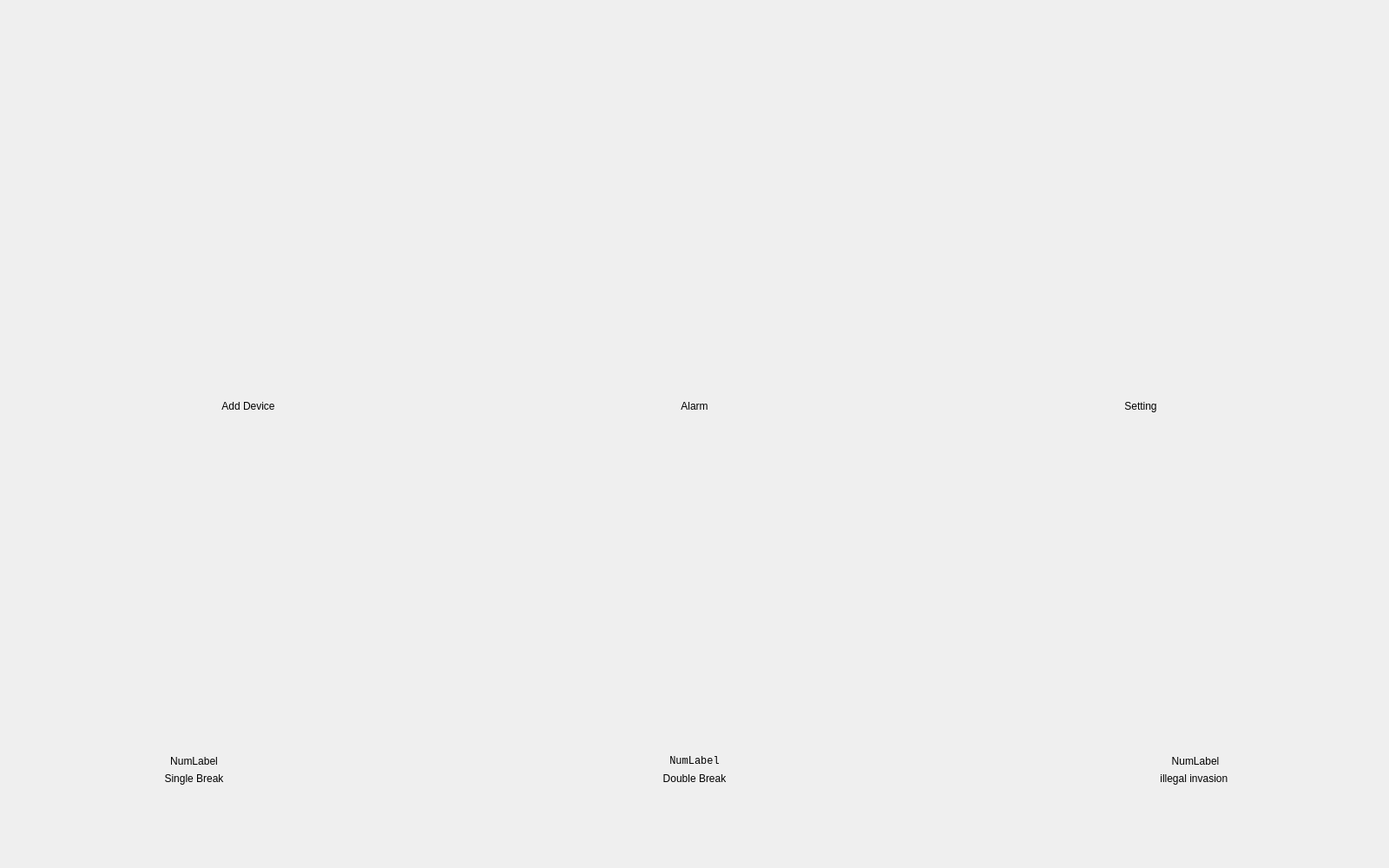
<?xml version="1.0" encoding="UTF-8"?>
<ui version="4.0">
 <class>home</class>
 <widget class="QWidget" name="home">
  <property name="geometry">
   <rect>
    <x>0</x>
    <y>0</y>
    <width>1600</width>
    <height>1000</height>
   </rect>
  </property>
  <property name="windowTitle">
   <string>Form</string>
  </property>
  <layout class="QGridLayout" name="gridLayout_4">
   <item row="0" column="0">
    <layout class="QVBoxLayout" name="verticalLayout_2">
     <item>
      <spacer name="verticalSpacer_2">
       <property name="orientation">
        <enum>Qt::Vertical</enum>
       </property>
       <property name="sizeHint" stdset="0">
        <size>
         <width>20</width>
         <height>40</height>
        </size>
       </property>
      </spacer>
     </item>
     <item>
      <layout class="QHBoxLayout" name="horizontalLayout_2">
       <item>
        <spacer name="horizontalSpacer_3">
         <property name="orientation">
          <enum>Qt::Horizontal</enum>
         </property>
         <property name="sizeHint" stdset="0">
          <size>
           <width>40</width>
           <height>20</height>
          </size>
         </property>
        </spacer>
       </item>
       <item>
        <layout class="QVBoxLayout" name="verticalLayout">
         <property name="leftMargin">
          <number>20</number>
         </property>
         <property name="topMargin">
          <number>20</number>
         </property>
         <property name="rightMargin">
          <number>20</number>
         </property>
         <property name="bottomMargin">
          <number>20</number>
         </property>
         <item>
          <layout class="QHBoxLayout" name="horizontalLayout">
           <item>
            <widget class="QWidget" name="alarmWidget" native="true">
             <property name="sizePolicy">
              <sizepolicy hsizetype="Expanding" vsizetype="Expanding">
               <horstretch>1</horstretch>
               <verstretch>1</verstretch>
              </sizepolicy>
             </property>
             <property name="minimumSize">
              <size>
               <width>480</width>
               <height>400</height>
              </size>
             </property>
             <layout class="QGridLayout" name="gridLayout">
              <item row="0" column="0">
               <layout class="QVBoxLayout" name="verticalLayout_9">
                <item>
                 <layout class="QVBoxLayout" name="verticalLayout_8">
                  <item>
                   <spacer name="verticalSpacer_6">
                    <property name="orientation">
                     <enum>Qt::Vertical</enum>
                    </property>
                    <property name="sizeHint" stdset="0">
                     <size>
                      <width>20</width>
                      <height>104</height>
                     </size>
                    </property>
                   </spacer>
                  </item>
                  <item>
                   <layout class="QHBoxLayout" name="horizontalLayout_5">
                    <item>
                     <spacer name="horizontalSpacer_17">
                      <property name="orientation">
                       <enum>Qt::Horizontal</enum>
                      </property>
                      <property name="sizeHint" stdset="0">
                       <size>
                        <width>40</width>
                        <height>20</height>
                       </size>
                      </property>
                     </spacer>
                    </item>
                    <item>
                     <widget class="QToolButton" name="addBtn">
                      <property name="sizePolicy">
                       <sizepolicy hsizetype="Preferred" vsizetype="Minimum">
                        <horstretch>0</horstretch>
                        <verstretch>0</verstretch>
                       </sizepolicy>
                      </property>
                      <property name="minimumSize">
                       <size>
                        <width>140</width>
                        <height>140</height>
                       </size>
                      </property>
                      <property name="maximumSize">
                       <size>
                        <width>280</width>
                        <height>280</height>
                       </size>
                      </property>
                      <property name="text">
                       <string/>
                      </property>
                      <property name="iconSize">
                       <size>
                        <width>128</width>
                        <height>128</height>
                       </size>
                      </property>
                      <property name="autoRaise">
                       <bool>true</bool>
                      </property>
                     </widget>
                    </item>
                    <item>
                     <spacer name="horizontalSpacer_18">
                      <property name="orientation">
                       <enum>Qt::Horizontal</enum>
                      </property>
                      <property name="sizeHint" stdset="0">
                       <size>
                        <width>40</width>
                        <height>20</height>
                       </size>
                      </property>
                     </spacer>
                    </item>
                   </layout>
                  </item>
                  <item>
                   <spacer name="verticalSpacer_7">
                    <property name="orientation">
                     <enum>Qt::Vertical</enum>
                    </property>
                    <property name="sizeHint" stdset="0">
                     <size>
                      <width>20</width>
                      <height>104</height>
                     </size>
                    </property>
                   </spacer>
                  </item>
                 </layout>
                </item>
                <item>
                 <layout class="QHBoxLayout" name="horizontalLayout_11">
                  <item>
                   <spacer name="horizontalSpacer_13">
                    <property name="orientation">
                     <enum>Qt::Horizontal</enum>
                    </property>
                    <property name="sizeHint" stdset="0">
                     <size>
                      <width>40</width>
                      <height>20</height>
                     </size>
                    </property>
                   </spacer>
                  </item>
                  <item>
                   <widget class="QLabel" name="label">
                    <property name="text">
                     <string>Add Device</string>
                    </property>
                    <property name="alignment">
                     <set>Qt::AlignCenter</set>
                    </property>
                   </widget>
                  </item>
                  <item>
                   <spacer name="horizontalSpacer_14">
                    <property name="orientation">
                     <enum>Qt::Horizontal</enum>
                    </property>
                    <property name="sizeHint" stdset="0">
                     <size>
                      <width>40</width>
                      <height>20</height>
                     </size>
                    </property>
                   </spacer>
                  </item>
                 </layout>
                </item>
               </layout>
              </item>
             </layout>
            </widget>
           </item>
           <item>
            <spacer name="horizontalSpacer">
             <property name="orientation">
              <enum>Qt::Horizontal</enum>
             </property>
             <property name="sizeHint" stdset="0">
              <size>
               <width>40</width>
               <height>20</height>
              </size>
             </property>
            </spacer>
           </item>
           <item>
            <widget class="QWidget" name="deviceWidget" native="true">
             <property name="sizePolicy">
              <sizepolicy hsizetype="Expanding" vsizetype="Expanding">
               <horstretch>1</horstretch>
               <verstretch>1</verstretch>
              </sizepolicy>
             </property>
             <property name="minimumSize">
              <size>
               <width>480</width>
               <height>400</height>
              </size>
             </property>
             <layout class="QGridLayout" name="gridLayout_2">
              <item row="0" column="0">
               <layout class="QVBoxLayout" name="verticalLayout_10">
                <item>
                 <layout class="QVBoxLayout" name="verticalLayout_5">
                  <item>
                   <spacer name="verticalSpacer_8">
                    <property name="orientation">
                     <enum>Qt::Vertical</enum>
                    </property>
                    <property name="sizeHint" stdset="0">
                     <size>
                      <width>20</width>
                      <height>40</height>
                     </size>
                    </property>
                   </spacer>
                  </item>
                  <item>
                   <layout class="QHBoxLayout" name="horizontalLayout_6">
                    <item>
                     <spacer name="horizontalSpacer_19">
                      <property name="orientation">
                       <enum>Qt::Horizontal</enum>
                      </property>
                      <property name="sizeHint" stdset="0">
                       <size>
                        <width>40</width>
                        <height>20</height>
                       </size>
                      </property>
                     </spacer>
                    </item>
                    <item>
                     <widget class="QToolButton" name="alarmBtn">
                      <property name="sizePolicy">
                       <sizepolicy hsizetype="Preferred" vsizetype="Preferred">
                        <horstretch>0</horstretch>
                        <verstretch>0</verstretch>
                       </sizepolicy>
                      </property>
                      <property name="minimumSize">
                       <size>
                        <width>140</width>
                        <height>140</height>
                       </size>
                      </property>
                      <property name="maximumSize">
                       <size>
                        <width>280</width>
                        <height>280</height>
                       </size>
                      </property>
                      <property name="text">
                       <string/>
                      </property>
                      <property name="iconSize">
                       <size>
                        <width>128</width>
                        <height>128</height>
                       </size>
                      </property>
                      <property name="autoRaise">
                       <bool>true</bool>
                      </property>
                     </widget>
                    </item>
                    <item>
                     <spacer name="horizontalSpacer_20">
                      <property name="orientation">
                       <enum>Qt::Horizontal</enum>
                      </property>
                      <property name="sizeHint" stdset="0">
                       <size>
                        <width>40</width>
                        <height>20</height>
                       </size>
                      </property>
                     </spacer>
                    </item>
                   </layout>
                  </item>
                  <item>
                   <spacer name="verticalSpacer_9">
                    <property name="orientation">
                     <enum>Qt::Vertical</enum>
                    </property>
                    <property name="sizeHint" stdset="0">
                     <size>
                      <width>20</width>
                      <height>40</height>
                     </size>
                    </property>
                   </spacer>
                  </item>
                 </layout>
                </item>
                <item>
                 <layout class="QHBoxLayout" name="horizontalLayout_12">
                  <item>
                   <spacer name="horizontalSpacer_33">
                    <property name="orientation">
                     <enum>Qt::Horizontal</enum>
                    </property>
                    <property name="sizeHint" stdset="0">
                     <size>
                      <width>40</width>
                      <height>20</height>
                     </size>
                    </property>
                   </spacer>
                  </item>
                  <item>
                   <widget class="QLabel" name="label_2">
                    <property name="text">
                     <string>Alarm</string>
                    </property>
                    <property name="alignment">
                     <set>Qt::AlignCenter</set>
                    </property>
                   </widget>
                  </item>
                  <item>
                   <spacer name="horizontalSpacer_34">
                    <property name="orientation">
                     <enum>Qt::Horizontal</enum>
                    </property>
                    <property name="sizeHint" stdset="0">
                     <size>
                      <width>40</width>
                      <height>20</height>
                     </size>
                    </property>
                   </spacer>
                  </item>
                 </layout>
                </item>
               </layout>
              </item>
             </layout>
            </widget>
           </item>
           <item>
            <spacer name="horizontalSpacer_2">
             <property name="orientation">
              <enum>Qt::Horizontal</enum>
             </property>
             <property name="sizeHint" stdset="0">
              <size>
               <width>40</width>
               <height>20</height>
              </size>
             </property>
            </spacer>
           </item>
           <item>
            <widget class="QWidget" name="settingWidget" native="true">
             <property name="sizePolicy">
              <sizepolicy hsizetype="Expanding" vsizetype="Expanding">
               <horstretch>1</horstretch>
               <verstretch>1</verstretch>
              </sizepolicy>
             </property>
             <property name="minimumSize">
              <size>
               <width>480</width>
               <height>400</height>
              </size>
             </property>
             <layout class="QGridLayout" name="gridLayout_3">
              <item row="0" column="0">
               <layout class="QVBoxLayout" name="verticalLayout_11">
                <item>
                 <layout class="QVBoxLayout" name="verticalLayout_6">
                  <item>
                   <spacer name="verticalSpacer_10">
                    <property name="orientation">
                     <enum>Qt::Vertical</enum>
                    </property>
                    <property name="sizeHint" stdset="0">
                     <size>
                      <width>20</width>
                      <height>40</height>
                     </size>
                    </property>
                   </spacer>
                  </item>
                  <item>
                   <layout class="QHBoxLayout" name="horizontalLayout_7">
                    <item>
                     <spacer name="horizontalSpacer_21">
                      <property name="orientation">
                       <enum>Qt::Horizontal</enum>
                      </property>
                      <property name="sizeHint" stdset="0">
                       <size>
                        <width>40</width>
                        <height>20</height>
                       </size>
                      </property>
                     </spacer>
                    </item>
                    <item>
                     <widget class="QToolButton" name="settingBtn">
                      <property name="sizePolicy">
                       <sizepolicy hsizetype="Preferred" vsizetype="Preferred">
                        <horstretch>0</horstretch>
                        <verstretch>0</verstretch>
                       </sizepolicy>
                      </property>
                      <property name="minimumSize">
                       <size>
                        <width>140</width>
                        <height>140</height>
                       </size>
                      </property>
                      <property name="maximumSize">
                       <size>
                        <width>280</width>
                        <height>280</height>
                       </size>
                      </property>
                      <property name="text">
                       <string/>
                      </property>
                      <property name="iconSize">
                       <size>
                        <width>128</width>
                        <height>128</height>
                       </size>
                      </property>
                      <property name="autoRaise">
                       <bool>true</bool>
                      </property>
                     </widget>
                    </item>
                    <item>
                     <spacer name="horizontalSpacer_22">
                      <property name="orientation">
                       <enum>Qt::Horizontal</enum>
                      </property>
                      <property name="sizeHint" stdset="0">
                       <size>
                        <width>40</width>
                        <height>20</height>
                       </size>
                      </property>
                     </spacer>
                    </item>
                   </layout>
                  </item>
                  <item>
                   <spacer name="verticalSpacer_11">
                    <property name="orientation">
                     <enum>Qt::Vertical</enum>
                    </property>
                    <property name="sizeHint" stdset="0">
                     <size>
                      <width>20</width>
                      <height>40</height>
                     </size>
                    </property>
                   </spacer>
                  </item>
                 </layout>
                </item>
                <item>
                 <layout class="QHBoxLayout" name="horizontalLayout_13">
                  <item>
                   <spacer name="horizontalSpacer_35">
                    <property name="orientation">
                     <enum>Qt::Horizontal</enum>
                    </property>
                    <property name="sizeHint" stdset="0">
                     <size>
                      <width>40</width>
                      <height>20</height>
                     </size>
                    </property>
                   </spacer>
                  </item>
                  <item>
                   <widget class="QLabel" name="label_3">
                    <property name="text">
                     <string>Setting</string>
                    </property>
                    <property name="alignment">
                     <set>Qt::AlignCenter</set>
                    </property>
                   </widget>
                  </item>
                  <item>
                   <spacer name="horizontalSpacer_36">
                    <property name="orientation">
                     <enum>Qt::Horizontal</enum>
                    </property>
                    <property name="sizeHint" stdset="0">
                     <size>
                      <width>40</width>
                      <height>20</height>
                     </size>
                    </property>
                   </spacer>
                  </item>
                 </layout>
                </item>
               </layout>
              </item>
             </layout>
            </widget>
           </item>
          </layout>
         </item>
         <item>
          <spacer name="verticalSpacer">
           <property name="orientation">
            <enum>Qt::Vertical</enum>
           </property>
           <property name="sizeHint" stdset="0">
            <size>
             <width>20</width>
             <height>20</height>
            </size>
           </property>
          </spacer>
         </item>
         <item>
          <widget class="QWidget" name="alarmInfoWidget" native="true">
           <property name="sizePolicy">
            <sizepolicy hsizetype="Expanding" vsizetype="Expanding">
             <horstretch>1</horstretch>
             <verstretch>1</verstretch>
            </sizepolicy>
           </property>
           <property name="minimumSize">
            <size>
             <width>1400</width>
             <height>400</height>
            </size>
           </property>
           <layout class="QGridLayout" name="gridLayout_5">
            <item row="0" column="0">
             <layout class="QHBoxLayout" name="horizontalLayout_15">
              <item>
               <spacer name="horizontalSpacer_31">
                <property name="orientation">
                 <enum>Qt::Horizontal</enum>
                </property>
                <property name="sizeHint" stdset="0">
                 <size>
                  <width>40</width>
                  <height>20</height>
                 </size>
                </property>
               </spacer>
              </item>
              <item>
               <layout class="QVBoxLayout" name="verticalLayout_15">
                <item>
                 <layout class="QVBoxLayout" name="verticalLayout_3">
                  <item>
                   <spacer name="verticalSpacer_4">
                    <property name="orientation">
                     <enum>Qt::Vertical</enum>
                    </property>
                    <property name="sizeHint" stdset="0">
                     <size>
                      <width>20</width>
                      <height>40</height>
                     </size>
                    </property>
                   </spacer>
                  </item>
                  <item>
                   <layout class="QHBoxLayout" name="horizontalLayout_3">
                    <item>
                     <spacer name="horizontalSpacer_5">
                      <property name="orientation">
                       <enum>Qt::Horizontal</enum>
                      </property>
                      <property name="sizeHint" stdset="0">
                       <size>
                        <width>40</width>
                        <height>20</height>
                       </size>
                      </property>
                     </spacer>
                    </item>
                    <item>
                     <widget class="QToolButton" name="singleBtn">
                      <property name="sizePolicy">
                       <sizepolicy hsizetype="Preferred" vsizetype="Preferred">
                        <horstretch>0</horstretch>
                        <verstretch>0</verstretch>
                       </sizepolicy>
                      </property>
                      <property name="minimumSize">
                       <size>
                        <width>140</width>
                        <height>140</height>
                       </size>
                      </property>
                      <property name="maximumSize">
                       <size>
                        <width>280</width>
                        <height>280</height>
                       </size>
                      </property>
                      <property name="text">
                       <string/>
                      </property>
                      <property name="iconSize">
                       <size>
                        <width>128</width>
                        <height>128</height>
                       </size>
                      </property>
                      <property name="autoRaise">
                       <bool>true</bool>
                      </property>
                     </widget>
                    </item>
                    <item>
                     <spacer name="horizontalSpacer_6">
                      <property name="orientation">
                       <enum>Qt::Horizontal</enum>
                      </property>
                      <property name="sizeHint" stdset="0">
                       <size>
                        <width>40</width>
                        <height>20</height>
                       </size>
                      </property>
                     </spacer>
                    </item>
                   </layout>
                  </item>
                  <item>
                   <spacer name="verticalSpacer_5">
                    <property name="orientation">
                     <enum>Qt::Vertical</enum>
                    </property>
                    <property name="sizeHint" stdset="0">
                     <size>
                      <width>20</width>
                      <height>40</height>
                     </size>
                    </property>
                   </spacer>
                  </item>
                 </layout>
                </item>
                <item>
                 <layout class="QHBoxLayout" name="horizontalLayout_9">
                  <item>
                   <spacer name="horizontalSpacer_37">
                    <property name="orientation">
                     <enum>Qt::Horizontal</enum>
                    </property>
                    <property name="sizeHint" stdset="0">
                     <size>
                      <width>40</width>
                      <height>20</height>
                     </size>
                    </property>
                   </spacer>
                  </item>
                  <item>
                   <layout class="QVBoxLayout" name="verticalLayout_12">
                    <item>
                     <widget class="QLabel" name="singleNumLabel">
                      <property name="text">
                       <string>NumLabel</string>
                      </property>
                      <property name="alignment">
                       <set>Qt::AlignCenter</set>
                      </property>
                     </widget>
                    </item>
                    <item>
                     <widget class="QLabel" name="label_4">
                      <property name="text">
                       <string>Single Break</string>
                      </property>
                      <property name="alignment">
                       <set>Qt::AlignCenter</set>
                      </property>
                     </widget>
                    </item>
                   </layout>
                  </item>
                  <item>
                   <spacer name="horizontalSpacer_38">
                    <property name="orientation">
                     <enum>Qt::Horizontal</enum>
                    </property>
                    <property name="sizeHint" stdset="0">
                     <size>
                      <width>40</width>
                      <height>20</height>
                     </size>
                    </property>
                   </spacer>
                  </item>
                 </layout>
                </item>
               </layout>
              </item>
              <item>
               <spacer name="horizontalSpacer_11">
                <property name="orientation">
                 <enum>Qt::Horizontal</enum>
                </property>
                <property name="sizeHint" stdset="0">
                 <size>
                  <width>40</width>
                  <height>20</height>
                 </size>
                </property>
               </spacer>
              </item>
              <item>
               <spacer name="horizontalSpacer_25">
                <property name="orientation">
                 <enum>Qt::Horizontal</enum>
                </property>
                <property name="sizeHint" stdset="0">
                 <size>
                  <width>40</width>
                  <height>20</height>
                 </size>
                </property>
               </spacer>
              </item>
              <item>
               <spacer name="horizontalSpacer_27">
                <property name="orientation">
                 <enum>Qt::Horizontal</enum>
                </property>
                <property name="sizeHint" stdset="0">
                 <size>
                  <width>40</width>
                  <height>20</height>
                 </size>
                </property>
               </spacer>
              </item>
              <item>
               <spacer name="horizontalSpacer_29">
                <property name="orientation">
                 <enum>Qt::Horizontal</enum>
                </property>
                <property name="sizeHint" stdset="0">
                 <size>
                  <width>40</width>
                  <height>20</height>
                 </size>
                </property>
               </spacer>
              </item>
              <item>
               <spacer name="horizontalSpacer_23">
                <property name="orientation">
                 <enum>Qt::Horizontal</enum>
                </property>
                <property name="sizeHint" stdset="0">
                 <size>
                  <width>40</width>
                  <height>20</height>
                 </size>
                </property>
               </spacer>
              </item>
              <item>
               <spacer name="horizontalSpacer_15">
                <property name="orientation">
                 <enum>Qt::Horizontal</enum>
                </property>
                <property name="sizeHint" stdset="0">
                 <size>
                  <width>40</width>
                  <height>20</height>
                 </size>
                </property>
               </spacer>
              </item>
              <item>
               <layout class="QVBoxLayout" name="verticalLayout_16">
                <item>
                 <layout class="QVBoxLayout" name="verticalLayout_4">
                  <item>
                   <spacer name="verticalSpacer_12">
                    <property name="orientation">
                     <enum>Qt::Vertical</enum>
                    </property>
                    <property name="sizeHint" stdset="0">
                     <size>
                      <width>20</width>
                      <height>40</height>
                     </size>
                    </property>
                   </spacer>
                  </item>
                  <item>
                   <layout class="QHBoxLayout" name="horizontalLayout_4">
                    <item>
                     <spacer name="horizontalSpacer_7">
                      <property name="orientation">
                       <enum>Qt::Horizontal</enum>
                      </property>
                      <property name="sizeHint" stdset="0">
                       <size>
                        <width>40</width>
                        <height>20</height>
                       </size>
                      </property>
                     </spacer>
                    </item>
                    <item>
                     <widget class="QToolButton" name="doubleBtn">
                      <property name="sizePolicy">
                       <sizepolicy hsizetype="Preferred" vsizetype="Preferred">
                        <horstretch>0</horstretch>
                        <verstretch>0</verstretch>
                       </sizepolicy>
                      </property>
                      <property name="minimumSize">
                       <size>
                        <width>140</width>
                        <height>140</height>
                       </size>
                      </property>
                      <property name="maximumSize">
                       <size>
                        <width>280</width>
                        <height>280</height>
                       </size>
                      </property>
                      <property name="text">
                       <string/>
                      </property>
                      <property name="iconSize">
                       <size>
                        <width>128</width>
                        <height>128</height>
                       </size>
                      </property>
                      <property name="autoRaise">
                       <bool>true</bool>
                      </property>
                     </widget>
                    </item>
                    <item>
                     <spacer name="horizontalSpacer_8">
                      <property name="orientation">
                       <enum>Qt::Horizontal</enum>
                      </property>
                      <property name="sizeHint" stdset="0">
                       <size>
                        <width>40</width>
                        <height>20</height>
                       </size>
                      </property>
                     </spacer>
                    </item>
                   </layout>
                  </item>
                  <item>
                   <spacer name="verticalSpacer_13">
                    <property name="orientation">
                     <enum>Qt::Vertical</enum>
                    </property>
                    <property name="sizeHint" stdset="0">
                     <size>
                      <width>20</width>
                      <height>40</height>
                     </size>
                    </property>
                   </spacer>
                  </item>
                 </layout>
                </item>
                <item>
                 <layout class="QHBoxLayout" name="horizontalLayout_10">
                  <item>
                   <spacer name="horizontalSpacer_39">
                    <property name="orientation">
                     <enum>Qt::Horizontal</enum>
                    </property>
                    <property name="sizeHint" stdset="0">
                     <size>
                      <width>40</width>
                      <height>20</height>
                     </size>
                    </property>
                   </spacer>
                  </item>
                  <item>
                   <layout class="QVBoxLayout" name="verticalLayout_13">
                    <item>
                     <widget class="QLabel" name="doubleNumLabel">
                      <property name="font">
                       <font>
                        <family>Courier New</family>
                       </font>
                      </property>
                      <property name="text">
                       <string>NumLabel</string>
                      </property>
                      <property name="alignment">
                       <set>Qt::AlignCenter</set>
                      </property>
                     </widget>
                    </item>
                    <item>
                     <widget class="QLabel" name="label_5">
                      <property name="text">
                       <string>Double Break</string>
                      </property>
                      <property name="alignment">
                       <set>Qt::AlignCenter</set>
                      </property>
                     </widget>
                    </item>
                   </layout>
                  </item>
                  <item>
                   <spacer name="horizontalSpacer_40">
                    <property name="orientation">
                     <enum>Qt::Horizontal</enum>
                    </property>
                    <property name="sizeHint" stdset="0">
                     <size>
                      <width>40</width>
                      <height>20</height>
                     </size>
                    </property>
                   </spacer>
                  </item>
                 </layout>
                </item>
               </layout>
              </item>
              <item>
               <spacer name="horizontalSpacer_12">
                <property name="orientation">
                 <enum>Qt::Horizontal</enum>
                </property>
                <property name="sizeHint" stdset="0">
                 <size>
                  <width>40</width>
                  <height>20</height>
                 </size>
                </property>
               </spacer>
              </item>
              <item>
               <spacer name="horizontalSpacer_26">
                <property name="orientation">
                 <enum>Qt::Horizontal</enum>
                </property>
                <property name="sizeHint" stdset="0">
                 <size>
                  <width>40</width>
                  <height>20</height>
                 </size>
                </property>
               </spacer>
              </item>
              <item>
               <spacer name="horizontalSpacer_30">
                <property name="orientation">
                 <enum>Qt::Horizontal</enum>
                </property>
                <property name="sizeHint" stdset="0">
                 <size>
                  <width>40</width>
                  <height>20</height>
                 </size>
                </property>
               </spacer>
              </item>
              <item>
               <spacer name="horizontalSpacer_28">
                <property name="orientation">
                 <enum>Qt::Horizontal</enum>
                </property>
                <property name="sizeHint" stdset="0">
                 <size>
                  <width>40</width>
                  <height>20</height>
                 </size>
                </property>
               </spacer>
              </item>
              <item>
               <spacer name="horizontalSpacer_24">
                <property name="orientation">
                 <enum>Qt::Horizontal</enum>
                </property>
                <property name="sizeHint" stdset="0">
                 <size>
                  <width>40</width>
                  <height>20</height>
                 </size>
                </property>
               </spacer>
              </item>
              <item>
               <spacer name="horizontalSpacer_16">
                <property name="orientation">
                 <enum>Qt::Horizontal</enum>
                </property>
                <property name="sizeHint" stdset="0">
                 <size>
                  <width>40</width>
                  <height>20</height>
                 </size>
                </property>
               </spacer>
              </item>
              <item>
               <layout class="QVBoxLayout" name="verticalLayout_17">
                <item>
                 <layout class="QVBoxLayout" name="verticalLayout_7">
                  <item>
                   <spacer name="verticalSpacer_14">
                    <property name="orientation">
                     <enum>Qt::Vertical</enum>
                    </property>
                    <property name="sizeHint" stdset="0">
                     <size>
                      <width>20</width>
                      <height>40</height>
                     </size>
                    </property>
                   </spacer>
                  </item>
                  <item>
                   <layout class="QHBoxLayout" name="horizontalLayout_8">
                    <item>
                     <spacer name="horizontalSpacer_9">
                      <property name="orientation">
                       <enum>Qt::Horizontal</enum>
                      </property>
                      <property name="sizeHint" stdset="0">
                       <size>
                        <width>40</width>
                        <height>20</height>
                       </size>
                      </property>
                     </spacer>
                    </item>
                    <item>
                     <widget class="QToolButton" name="intoBtn">
                      <property name="sizePolicy">
                       <sizepolicy hsizetype="Preferred" vsizetype="Preferred">
                        <horstretch>0</horstretch>
                        <verstretch>0</verstretch>
                       </sizepolicy>
                      </property>
                      <property name="minimumSize">
                       <size>
                        <width>140</width>
                        <height>140</height>
                       </size>
                      </property>
                      <property name="maximumSize">
                       <size>
                        <width>280</width>
                        <height>280</height>
                       </size>
                      </property>
                      <property name="text">
                       <string/>
                      </property>
                      <property name="iconSize">
                       <size>
                        <width>128</width>
                        <height>128</height>
                       </size>
                      </property>
                      <property name="autoRaise">
                       <bool>true</bool>
                      </property>
                     </widget>
                    </item>
                    <item>
                     <spacer name="horizontalSpacer_10">
                      <property name="orientation">
                       <enum>Qt::Horizontal</enum>
                      </property>
                      <property name="sizeHint" stdset="0">
                       <size>
                        <width>40</width>
                        <height>20</height>
                       </size>
                      </property>
                     </spacer>
                    </item>
                   </layout>
                  </item>
                  <item>
                   <spacer name="verticalSpacer_15">
                    <property name="orientation">
                     <enum>Qt::Vertical</enum>
                    </property>
                    <property name="sizeHint" stdset="0">
                     <size>
                      <width>20</width>
                      <height>40</height>
                     </size>
                    </property>
                   </spacer>
                  </item>
                 </layout>
                </item>
                <item>
                 <layout class="QHBoxLayout" name="horizontalLayout_14">
                  <item>
                   <spacer name="horizontalSpacer_41">
                    <property name="orientation">
                     <enum>Qt::Horizontal</enum>
                    </property>
                    <property name="sizeHint" stdset="0">
                     <size>
                      <width>40</width>
                      <height>20</height>
                     </size>
                    </property>
                   </spacer>
                  </item>
                  <item>
                   <layout class="QVBoxLayout" name="verticalLayout_14">
                    <item>
                     <widget class="QLabel" name="intoNumLabel">
                      <property name="text">
                       <string>NumLabel</string>
                      </property>
                      <property name="alignment">
                       <set>Qt::AlignCenter</set>
                      </property>
                     </widget>
                    </item>
                    <item>
                     <widget class="QLabel" name="label_6">
                      <property name="text">
                       <string>illegal invasion </string>
                      </property>
                      <property name="alignment">
                       <set>Qt::AlignCenter</set>
                      </property>
                     </widget>
                    </item>
                   </layout>
                  </item>
                  <item>
                   <spacer name="horizontalSpacer_42">
                    <property name="orientation">
                     <enum>Qt::Horizontal</enum>
                    </property>
                    <property name="sizeHint" stdset="0">
                     <size>
                      <width>40</width>
                      <height>20</height>
                     </size>
                    </property>
                   </spacer>
                  </item>
                 </layout>
                </item>
               </layout>
              </item>
              <item>
               <spacer name="horizontalSpacer_32">
                <property name="orientation">
                 <enum>Qt::Horizontal</enum>
                </property>
                <property name="sizeHint" stdset="0">
                 <size>
                  <width>40</width>
                  <height>20</height>
                 </size>
                </property>
               </spacer>
              </item>
             </layout>
            </item>
           </layout>
          </widget>
         </item>
        </layout>
       </item>
       <item>
        <spacer name="horizontalSpacer_4">
         <property name="orientation">
          <enum>Qt::Horizontal</enum>
         </property>
         <property name="sizeHint" stdset="0">
          <size>
           <width>40</width>
           <height>20</height>
          </size>
         </property>
        </spacer>
       </item>
      </layout>
     </item>
     <item>
      <spacer name="verticalSpacer_3">
       <property name="orientation">
        <enum>Qt::Vertical</enum>
       </property>
       <property name="sizeHint" stdset="0">
        <size>
         <width>20</width>
         <height>40</height>
        </size>
       </property>
      </spacer>
     </item>
    </layout>
   </item>
  </layout>
 </widget>
 <resources/>
 <connections/>
</ui>
